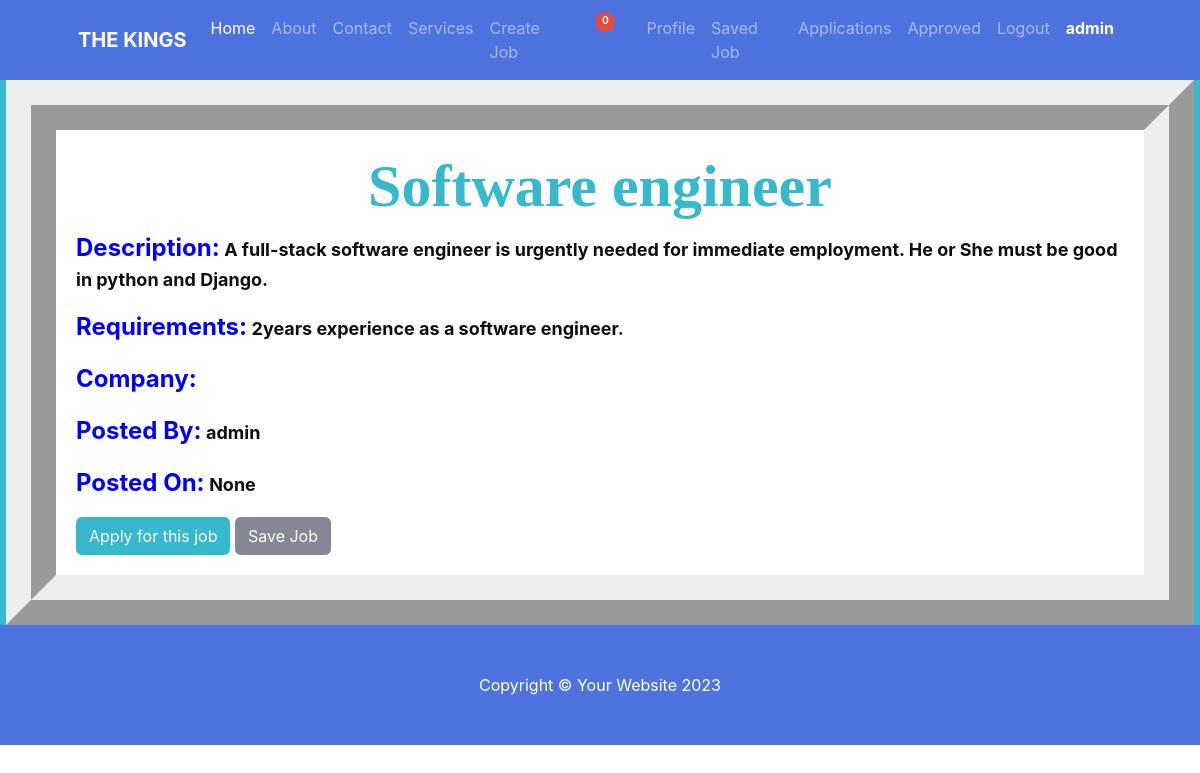
Page /Job_Details/1 (signed in) on the committed database.
### Job_app/models.py (models this page shows, shortened)
class Job(models.Model):
    Interest = (
    ('Select Here', 'Select Here'),
    ('Tech', 'Tech'),
    ('Business', 'Business'),
    ('Company', 'Company'),
    ('Education', 'Education'),
    ('Bank', 'Bank'),
    ('Remote', 'remote')
)
    title = models.CharField(max_length=255)
    description = models.TextField()
    requirements = models.TextField()
    company = models.CharField(max_length=255)
    area_of_interest = models.CharField(choices=Interest, max_length=255)
    posted_date = models.DateTimeField(auto_now_add=True)
    posted_by = models.ForeignKey(User, on_delete=models.CASCADE)
    class Meta:
        ordering = ['-posted_date']

### Job_app/views.py (the view, shortened to what this page needs)
# urls.py: path("Job_Details/<int:pk>", Job_details.as_view(), name='jobdetails'),
class Job_details(LoginRequiredMixin, ListView):
    login_url = 'login'
    def get(self, request,pk):
        job_details = get_object_or_404(Job,pk=pk)
        context = {
            'job_details': job_details
        }
        return render(request,'details.html',context=context)

### template/details.html (shortened to what this page needs)
<!DOCTYPE html>
{% extends "header.html" %}
{% load static %}
{% block 'contents' %}
<body>
    <div class="contaner bg-info">
        <div class="contaner-1 bg-white">
            {% include "messages.html" %}
            <h1 class="job-1 text-info"><span class="job-3">{{ job_details.title }}</span></h1>
        <p><strong class="strong">Description:</strong> <span class="s">{{ job_details.description }}</span></p>
        <p><strong class="strong">Requirements:</strong> <span class="s">{{ job_details.requirements }}</span></p>
        <p><strong class="strong">Company:</strong> </p>
        <p><strong class="strong">Posted By:</strong> <span class="s">{{ job_details.posted_by.username }}</span></p>
        <p><strong class="strong">Posted On:</strong> <span class="s">{{ job_details.posted_date }}</span></p>
        <a class="btn btn-info" href="{% url 'initiate_payment' %}">Apply for this job</a>
        <a class="btn btn-secondary" href="{% url "save_job" job_details.pk %}">Save Job</a>
        </div>
    </div>
    {% include "footer.html" %}
</body>
{% endblock 'contents' %}

### template/header.html (shortened to what this page needs)
<!DOCTYPE html>
{% load static %}
<html lang="en">
    <head>
        <link href="https://cdn.jsdelivr.net/npm/bootstrap@5.3.3/dist/css/bootstrap.min.css" rel="stylesheet">
        <link href="{% static 'css/styles.css' %}" rel="stylesheet" />
        <link href="{% static 'css1/css/sb-admin-2.min.css' %}" rel="stylesheet">
        <link href="{% static 'css1/vendor/datatables/dataTables.bootstrap4.min.css' %}" rel="stylesheet">
        <link href="{% static 'css1/vendor/fontawesome-free/css/all.min.css' %}" rel="stylesheet" type="text/css">
    </head>
    <body>
        <nav class="navbar navbar-expand-lg navbar-dark bg-primary">
            <div class="container px-5">
                <a class="navbar-brand" href="#!"><strong>THE KINGS</strong></a>
                <div class="collapse navbar-collapse" id="navbarSupportedContent">
                    <ul class="navbar-nav ms-auto mb-2 mb-lg-0">
                        <li class="nav-item"><a class="nav-link active" aria-current="page" href="{% url "dashboard" %}">Home</a></li>
                        <li class="nav-item"><a class="nav-link" href="#!">About</a></li>
                        <li class="nav-item"><a class="nav-link" href="#!">Contact</a></li>
                        <li class="nav-item"><a class="nav-link" href="#!">Services</a></li>
                        {% if user.is_staff %}
                        <li class="nav-item"><a class="nav-link" href="{% url "create_job" %}">Create Job</a></li>
                        {% endif %}
                        <li class="nav-item dropdown no-arrow mx-1">
                            <a class="nav-link dropdown-toggle" href="#" id="alertsDropdown" role="button"
                                data-toggle="dropdown" aria-haspopup="true" aria-expanded="false">
                                <i class="fas fa-bell fa-fw"></i>
                                <span class="badge badge-danger badge-counter">{{ notification_count.count|length }}</span>
                            </a>
                        </li>
                        <li class="nav-item"><a class="nav-link" href="{% url "profilepage" %}">Profile</a></li>
                        <li class="nav-item"><a class="nav-link" href="{% url "saved-add" %}">Saved Job</a></li>
                        {% if user.is_staff %}
                        <li class="nav-item"><a class="nav-link" href="{% url "userapp-list" %}">Applications</a></li>
                        <li class="nav-item"><a class="nav-link" href="{% url "approved" %}">Approved</a></li>
                        {% endif %}
                        {% if user.is_authenticated %}
                        <li class="nav-item"><a class="nav-link" href="{% url "logout" %}">Logout</a></li>
                        {% endif %}
                        <li class="nav-item"><a class="nav-link active" href="#"><strong>{{request.user}}</strong></a></li>
                    </ul>
                </div>
            </div>
        </nav>
    </body>
</html>
{% block 'contents' %}
{% endblock 'contents' %}

### template/header.html (style rules this page uses)
.badge { position: relative; right: 12px; bottom: 10px; height: 18px; width: 18px; font-size: x-small; }

### template/details.html (style rules this page uses)
.contaner-1 { border-style:ridge; border-width: 50px; padding: 20px; width: 99%; margin: auto; }
.strong { font-size: x-large; color: blue; }
.s { font-weight: bold; font-size: 18px; color: rgb(15, 14, 14); }
.job-1 { font-weight: bolder; font-family: 'Times New Roman', Times, serif; text-align: center; font-size: 60px; }

### rows in the picture
Job: title "Software engineer", description "A full-stack software engineer is urgently needed for immediate employment. He or She must be good in python and Django.", requirements "2years experience as a software engineer.", posted_by.username "admin", posted_date "None"

### other values in the picture
{{ notification_count.count|length }} "0"
{{ request.user }} "admin"
